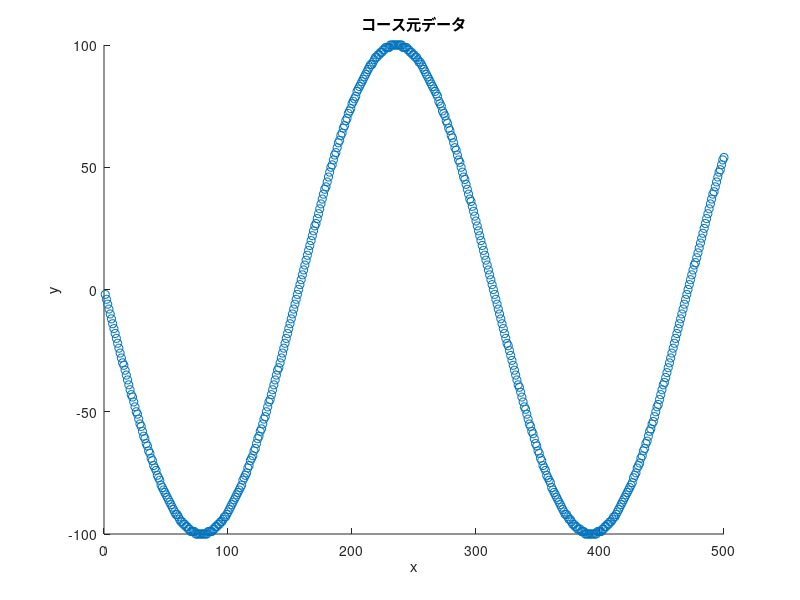
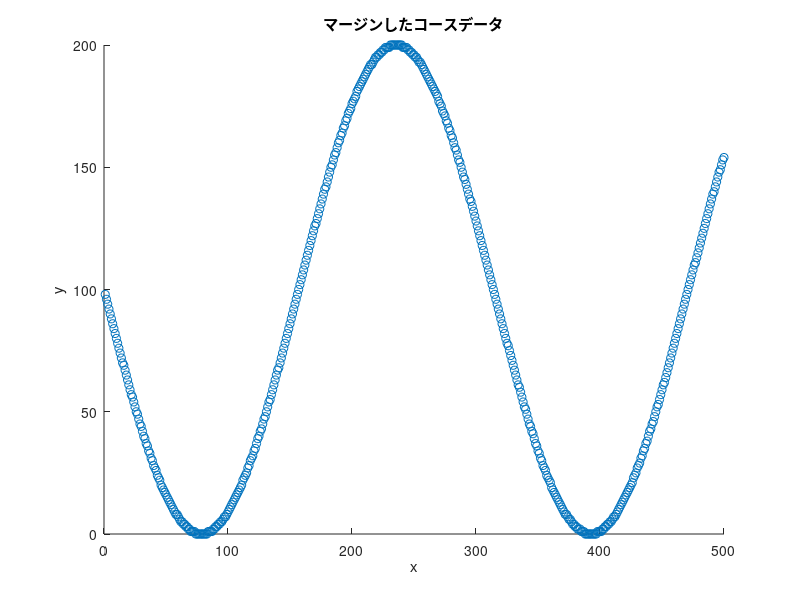

The MATLAB source for these figures, in order: (Note: this script raises an error after producing the figures.)
% 前処理 master
clc
clf
clear

% --------------コースデータ用意-----------------%
% course_x = round(linspace(-1, 10, 10));
% course_y = [0, 1, 2, 3, 4, 4, 4, 3, 2, 1];

course_x = round(1 : 1 : 500); %cm
course_y = round(-sin(course_x/50) * 100); %cm
% course = [[0, 1, 2, 3, 4, 5]; [0, 0, 1, 1, 2, 2]];

figure(1)
scatter(course_x, course_y)
title('コース元データ')
xlabel('x')
ylabel('y')

% ------------------正の整数にするためにマージンをとる---------------- %
min_x = min(course_x);
min_y = min(course_y);
if min_x < 0
    mergin_x = linspace(abs(min_x), abs(min_x), length(course_x));
    course_x = course_x + mergin_x;
end
if min_y < 0
    mergin_y = linspace(abs(min_y), abs(min_y), length(course_y));
    course_y = course_y + mergin_y;
end

course = [course_x; course_y];

figure(2)
scatter(course(1, :), course(2, :))
title('マージンしたコースデータ')
xlabel('x')
ylabel('y')

% -------------------マップ作成--------------------%
expantion = round(3); %cm 膨張させる大きさ
map = Map(course, expantion); %バイナリマップ

figure(3)
heatmap(map.binary_grid)
title('バイナリマップ')
xlabel('x')
ylabel('y')

% 計算
% % -----------A star開始------------ %
g_cost = 0;
x = map.start_x;
y = map.start_y;

map.openAroundNode(x, y, g_cost); % 周りのノードをオープン

g_cost = 1;
% for i = 1 : 100
while x ~= map.goal_x || y ~= map.goal_y

    [x, y] = map.searchRefNode(); %スコアが最も小さいノードのx, yを得る
    map.openAroundNode(x, y, g_cost);

    g_cost = g_cost + 1;

end

map.shorter_path_grid(y, x) = 2;
while x ~= map.start_x || y ~= map.start_y

    temp_xy = map.grid(y, x).parent;
    x = temp_xy(1);
    y = temp_xy(2);
    
    map.shorter_path_grid(y, x) = 2;
    
end

figure(4)
heatmap(map.shorter_path_grid)
















